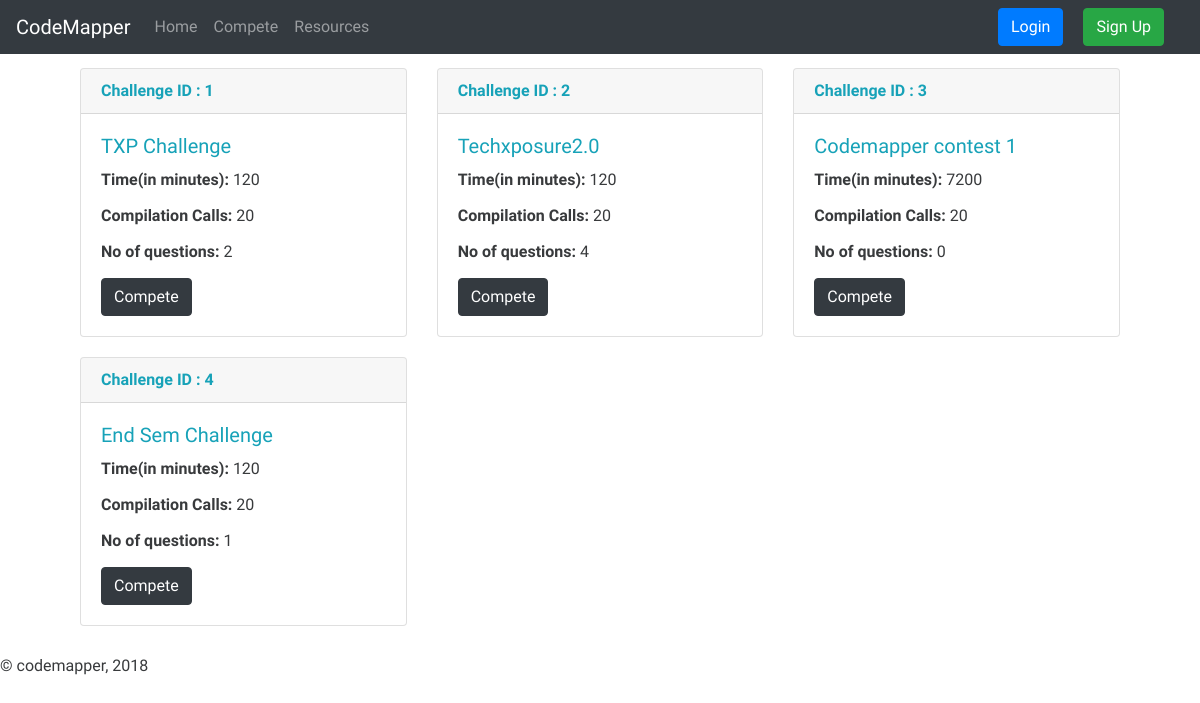
The page /challenges.php on the database as committed earlier.
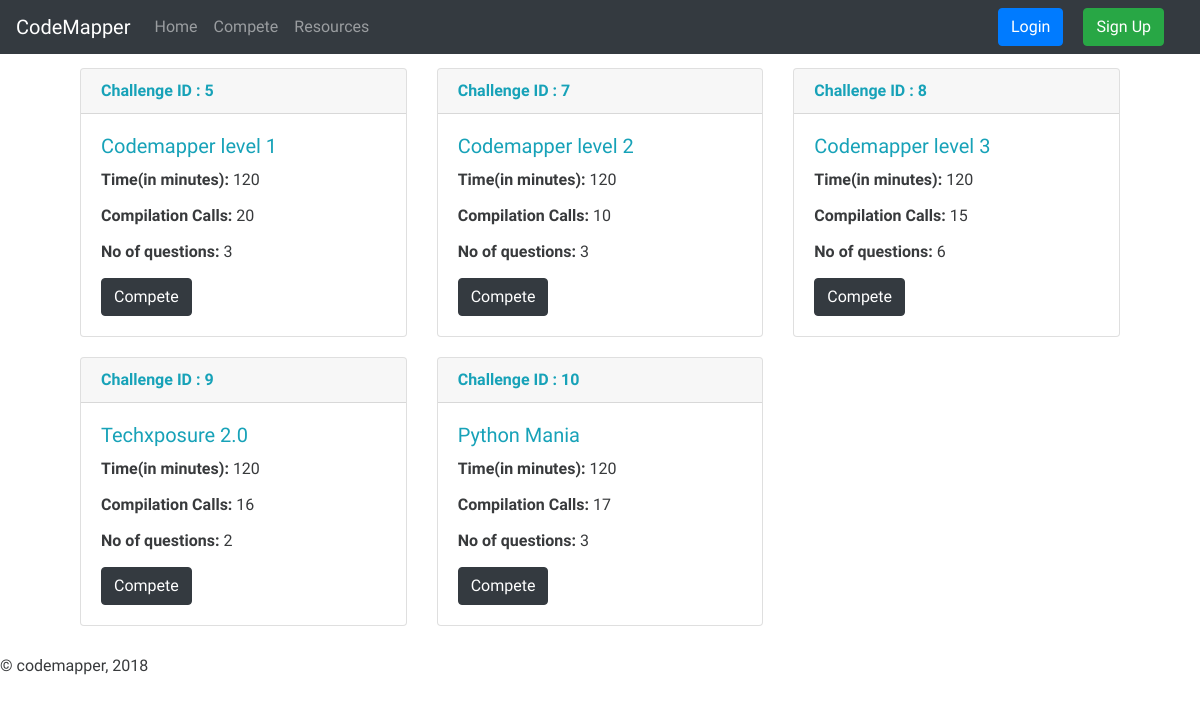
The same page on the database as committed later.
### tables this page shows
CREATE TABLE `challenges` (
  `challenge_id` int(11) NOT NULL,
  `title` text,
  `time_in_seconds` int(11) DEFAULT NULL,
  `compilation_calls` int(11) DEFAULT NULL
);

### challenges.php (the view)
<?php session_start();
include_once 'BackendFunctions/db_conn.php';
include 'header.php';?>
<div class="content">
    <div class="container">
        <h2>Challenges</h2>
        <div class="row" style="margin: 20px 20px;">
        <?php
            $sql = "select * from challenges;";
            $result = mysqli_query($conn, $sql);
            $resultCheck = mysqli_num_rows($result);
            if($resultCheck > 0){
                while($row = mysqli_fetch_assoc($result)){
        ?>
           <div class="col-4" style="margin:10px 0px;">
            <div class="card">
                <div class="card-header">
                    <span class="text text-info"><b>Challenge ID : <?php echo $row['challenge_id']; ?></b></span>
                </div>
                <div class="card-body">
                    <h5 class="card-title text-info"><?php echo $row['title']?></h5>
                    <p class="card-text"><b>Time(in minutes):</b> <?php echo (int)$row['time_in_seconds']/60 ;?></p>
                    <p class="card-text"><b>Compilation Calls:</b> <?php echo $row['compilation_calls'];?></p>
                    <?php
                       $sql = "select count(*) from challenge_questions_mapping where challenge_id = ".$row['challenge_id'].";";
                       $num_questions = mysqli_fetch_assoc(mysqli_query($conn, $sql));
                    ?>
                    <p class="card-text"><b>No of questions: </b> <?php echo $num_questions['count(*)']?></p>
                        <a href="rules.php?challenge_id=<?php echo $row['challenge_id']?>" class="btn btn-dark">
                           Compete
                        </a>
                </div>
            </div>
            </div>
        <?php
                }
            }
            else{
                echo '<div class="alert alert-dark" role="alert">
                No active challenges!
                </div>';
            }
        ?>
        </div>
        </div>
</div>
<?php include 'footer.php';?>

### header.php (shortened to what this page needs)
<!DOCTYPE html>
<html lang="en">
    <head>
        <link rel="stylesheet" href="https://maxcdn.bootstrapcdn.com/bootstrap/4.0.0/css/bootstrap.min.css">
        <link rel="stylesheet" href="vendors/fonts/css/fontawesome.min.css">
        <link rel="stylesheet" href="resources/css/custom.css" type="text/css">
        <link rel="stylesheet" href="vendors/css/normalize.css">
        <link rel="stylesheet" href="vendors/css/demo.css">
        <link rel="stylesheet" href="vendors/css/component.css">
        <link rel="stylesheet" type="text/css" href="vendors/plugin/codemirror/lib/codemirror.css">
        <link rel="stylesheet" type="text/css" href="vendors/plugin/codemirror/theme/rubyblue.css">
    </head>
    <body>
        <header class="site-header" role="banner">
                <nav class="navbar navbar-expand-lg navbar-dark bg-dark fixed-top" style="color:white;" >
                    <a class="navbar-brand" href="index.php">CodeMapper</a>
                    <div class="collapse navbar-collapse" id="navbarSupportedContent">
                        <ul class="navbar-nav mr-auto">
                            <li class="nav-item"><a class="nav-link" href="index.php">Home</a></li>
                            <li class="nav-item"><a class="nav-link" href="challenges.php">Compete</a></li>
                            <li class="nav-item"><a class="nav-link" href="DocumentationSect.php">Resources</a></li>
                        </ul>
                        <?php
                          if (isset($_SESSION['u_email'])) {
                            echo '<button type="button" id="signout-btn" class="btn btn-success" data-toggle="modal" data-target="#logout-modal">Logout</button>';
                          } else {
                            echo '<button type="button" id="login-btn" class="btn btn-primary" data-toggle="modal" data-target="#login-modal">Login</button>
                            <button type="button" id="signup-btn" class="btn btn-success" data-toggle="modal" data-target="#signup-modal">Sign Up</button>';
                          }
                        ?>
                    </div>
                </nav>
        </header>

### footer.php (shortened to what this page needs)
<p>&#169; codemapper, 2018 </p>
</body>
</html>

### resources/css/custom.css (style rules this page uses)
body { font-family: 'proxima-nova', 'Raleway', Helvetica, sans-serif; font-size: 16px; background: url('../img/tile.jpg') top left repeat; margin-top: 50px; }
#login-btn,#signup-btn,#signout-btn { margin-right: 20px; }
.navbar { margin-bottom: 30px; }
body { font-size: 0.9rem; }

Rows that differ between the two databases and show on the page:
removed challenges: challenge_id "1", title "TXP Challenge", (int)$row['time_in_seconds']/60 "120", compilation_calls "20", count "2"
removed challenges: challenge_id "2", title "Techxposure2.0", (int)$row['time_in_seconds']/60 "120", compilation_calls "20", count "4"
removed challenges: challenge_id "3", title "Codemapper contest 1", (int)$row['time_in_seconds']/60 "7200", compilation_calls "20", count "0"
removed challenges: challenge_id "4", title "End Sem Challenge", (int)$row['time_in_seconds']/60 "120", compilation_calls "20", count "1"
added challenges: challenge_id "5", title "Codemapper level 1", (int)$row['time_in_seconds']/60 "120", compilation_calls "20", count "3"
added challenges: challenge_id "7", title "Codemapper level 2", (int)$row['time_in_seconds']/60 "120", compilation_calls "10", count "3"
added challenges: challenge_id "8", title "Codemapper level 3", (int)$row['time_in_seconds']/60 "120", compilation_calls "15", count "6"
added challenges: challenge_id "9", title "Techxposure 2.0", (int)$row['time_in_seconds']/60 "120", compilation_calls "16", count "2"
added challenges: challenge_id "10", title "Python Mania", (int)$row['time_in_seconds']/60 "120", compilation_calls "17", count "3"
